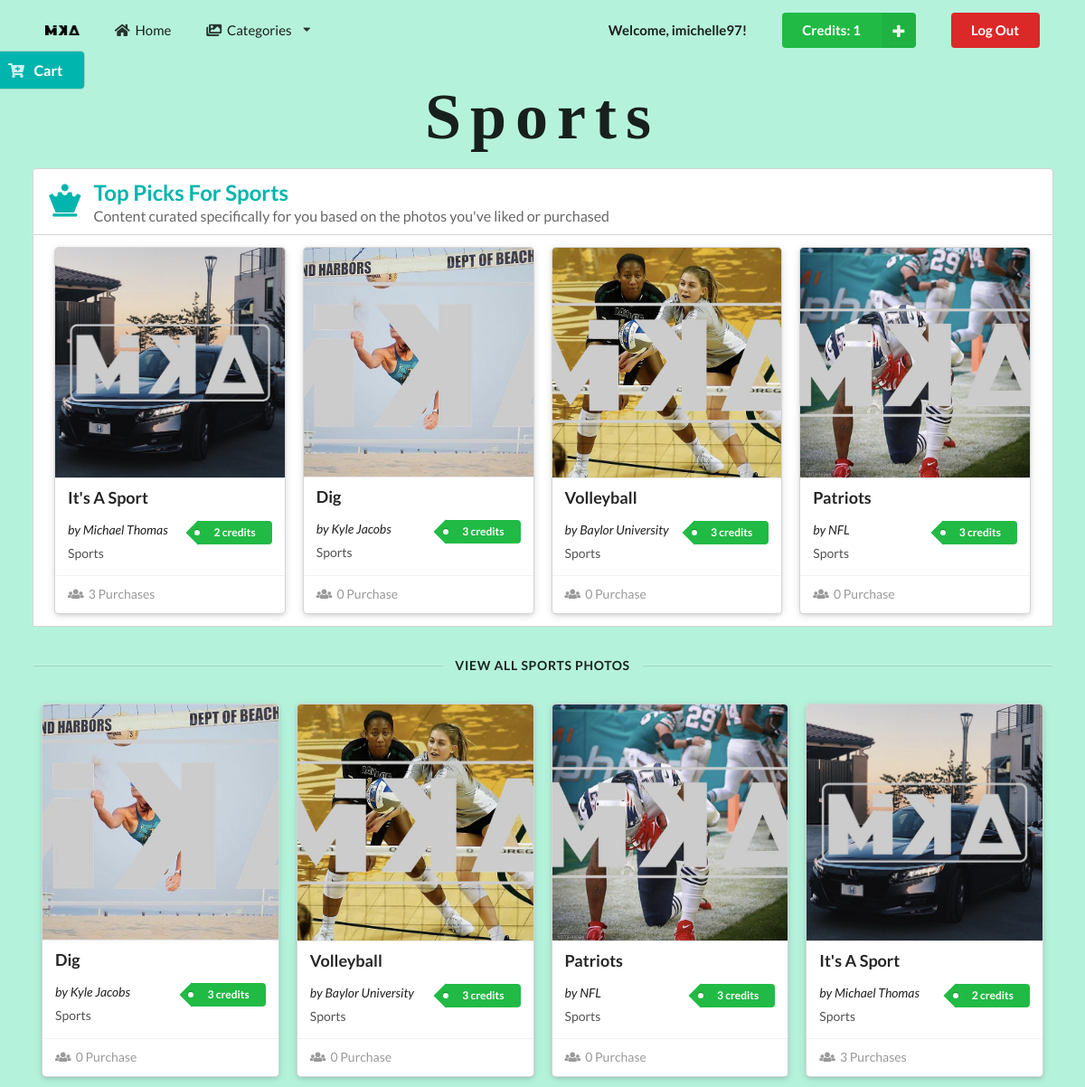
The page /sports.php (signed in) on the database its author committed.
### tables this page shows
CREATE TABLE `customer` (
  `customerID` int(11) NOT NULL,
  `username` varchar(256) DEFAULT NULL,
  `password` varchar(256) DEFAULT NULL,
  `firstName` varchar(256) DEFAULT NULL,
  `lastName` varchar(256) DEFAULT NULL,
  `userType` varchar(128) DEFAULT NULL,
  `credits` int(11) NOT NULL
);

CREATE TABLE `imageInfo` (
  `imageID` int(11) NOT NULL,
  `imageName` varchar(256) DEFAULT NULL,
  `category` varchar(256) DEFAULT NULL,
  `imagePath` varchar(256) DEFAULT NULL,
  `photographer` varchar(256) DEFAULT NULL,
  `credits` int(11) NOT NULL,
  `uploader` varchar(256) DEFAULT NULL,
  `purchases` int(11) DEFAULT NULL
);

### server.php (called while the page is built, shortened)
<?php
	function query($query) {
        $connect = mysqli_connect('localhost', 'mika', 'sesame', 'mika');
        $result = mysqli_query($connect, $query);
        while($row = mysqli_fetch_assoc($result)) {
            $set[] = $row;
        }
        if(!empty($set)) {
            return $set;
        }
	}
?>

### sports.php (the view, shortened to what this page needs)
<?php
    include('server.php');
     $username = $_SESSION['username'];
     $userQuery = "SELECT * FROM customer WHERE username='$username';";
     $userResults = mysqli_query($db, $userQuery);
     if(mysqli_num_rows($userResults) == 1) {
         $user = mysqli_fetch_assoc($userResults);
         $userCredits = $user['credits'];
     }
?>
<!DOCTYPE html>
<html lang="en">
<head>
    <link rel="stylesheet" type="text/css" href="https://cdnjs.cloudflare.com/ajax/libs/semantic-ui/2.3.3/semantic.css">
    <link rel="stylesheet" type="text/css" href="style.css">
</head>
<body>
    <section class="category">
        <div class="pusher">
            <div id="navbar" class="ui container">
                <div class="ui large secondary menu">
                    <div class="logo header item">
                        <img src="assets/images/MikaLogo.png" alt="Logo">
                    </div>
                    <a class="item" href="profile.php">
                        <i class="home icon"></i>
                        Home
                    </a>
                    <div class="ui dropdown item">
                        <i class="images icon"></i>
                        Categories
                        <i class="dropdown icon"></i>
                    </div>
                    <div class="right menu">
                        <div class="ui item">
                            <p><strong>Welcome, <?php echo $_SESSION['username']; ?>!</strong></p>
                        </div>
                        <form method="post" action="sports.php" class="ui item">
                            <button type="submit" name="add_credits"class="ui right labeled icon green button">
                            <i class="plus icon"></i>
                                Credits: <?php echo $userCredits ?>
                            </button>
                        </form>
                        <div class="ui item">
                            <a class="ui negative button" href="gallery.php?action=logout">Log Out</a>
                        </div>
                    </div>
                </div>
            </div>
            <div id="toggle" class="ui sticky teal large launch right attached fixed button">
                <i class="cart plus icon"></i>
                <span class="text">Cart</span>
            </div>
            <div class="ui center aligned header">
                <h1>Sports</h1>
            </div>
            <div id="top-segment" class="ui center aligned container">
                <h2 class="ui teal top attached left aligned header">
                    <i class="chess queen icon"></i>
                    <div class="content">
                        Top Picks For Sports
                        <div class="sub header">
                            Content curated specifically for you based on the photos you've liked or purchased
                        </div>
                    </div>
                </h2>
                <div class="ui raised attached segment">
                    <div class="ui four center aligned doubling stackable container cards">
                        <?php
                            $imagesQuery = "SELECT * FROM imageInfo WHERE category = 'sports' ORDER BY purchases DESC;";
                            $images = $db->query($imagesQuery);
                            if(!empty($images)) {
                                for ($x = 0; $x < 4; $x++) {
                                    $images->data_seek($x);
                                    $row = $images->fetch_array(MYSQLI_ASSOC);
                                    $imageID = $row['imageID'];
                                    $imageName = $row['imageName'];
                                    $category = $row['category'];
                                    $imagePath = $row['imagePath'];
                                    $photographer = $row['photographer'];
                                    $credits = $row['credits'];
                                    $purchases = $row['purchases'];
                                    $creditString = "credit";
                                    $purchaseString = "Purchase";
                                    if ($credits > 1) $creditString = "credits";
                                    if ($purchases > 1) $purchaseString = "Purchases";
                                    ?>
                                    <form method="post" action="sports.php?action=add&imageID=<?php echo $imageID ?>" class="ui column raised card">
                                        <div class="ui blurring dimmable image">
                                            <img src="<?php echo "images/MARKED_".$imagePath; ?>">
                                        </div>
                                        <div class="content">
                                            <h3 class="left aligned header"><?php echo $imageName; ?></h3>
                                            <div class="right floated meta">
                                                <p class="ui green tag label"><?php echo "$credits $creditString"; ?></p>
                                            </div>
                                            <div class="left aligned">
                                                <span><em>by <?php echo $photographer; ?></em></span>
                                            </div>
                                            <div class="left aligned description"><?php echo $category; ?>
                                            </div>
                                        </div>
                                        <div class="extra content">
                                            <span class="left floated">
                                                <i class="users icon"></i>
                                                <?php echo "$purchases $purchaseString"; ?>
                                            </span>
                                        </div>
                                    </form>
                                <?php } ?>
                        <?php } ?>
                    </div>
                </div>
            </div>
            <div class="ui horizontal divider container">
                VIEW ALL SPORTS PHOTOS
            </div>
            <div class="ui four center aligned doubling stackable container cards">
                <?php
                    $imageProduct = query("SELECT * FROM imageInfo WHERE category = 'sports';");
                    if(!empty($imageProduct)) {
                        foreach($imageProduct as $key => $value) {
                            $imageName = $imageProduct[$key]['imageName'];
                            $category = $imageProduct[$key]['category'];
                            $imagePath = $imageProduct[$key]['imagePath'];
                            $photographer = $imageProduct[$key]['photographer'];
                            $credits = $imageProduct[$key]['credits'];
                            $purchases = $imageProduct[$key]['purchases'];
                            $creditString = "credit";
                            $purchaseString = "Purchase";
                            if ($credits > 1) $creditString = "credits";
                            if ($purchases > 1) $purchaseString = "Purchases";
                ?>
                        <form method="post" action="sports.php?action=add&imageID=<?php echo $imageProduct[$key]["imageID"]?>" class="ui column raised card">
                            <div class="ui blurring dimmable image">
                                <img src="<?php echo "images/MARKED_".$imagePath; ?>">
                            </div>
                            <div class="content">
                                <h3 class="left aligned header"><?php echo $imageName ?></h3>
                                <div class="right floated meta">
                                    <p class="ui green tag label"><?php echo "$credits $creditString" ?></p>
                                </div>
                                <div class="left aligned">
                                    <span><em>by <?php echo $photographer ?></em></span>
                                </div>
                                <div class="left aligned description"><?php echo $category ?>
                                </div>
                            </div>
                            <div class="extra content">
                                <span class="left floated">
                                    <i class="users icon"></i>
                                    <?php echo "$purchases $purchaseString" ?>
                                </span>
                            </div>
                        </form>
                <?php
                        }
                    }
                ?>
            </div>
        </div>
    </section>
</body>
</html>

### style.css (style rules this page uses)
h1 { font-family: phosphate; letter-spacing: 10px; font-size: 4em; }
#navbar { padding-top: 10px; }
.category { background-color: #b5f2dc; }
.category .divider { margin: 3% 0; }

### rows shown on the page
customer: credits "1"
imageinfo: imagePath (picture), imageName "It's A Sport", credits "2", credits "credits", photographer "Michael Thomas", category "Sports", purchases "3", purchases "Purchases"
imageinfo: imagePath (picture), imageName "Dig", credits "3", credits "credits", photographer "Kyle Jacobs", category "Sports", purchases "0", purchaseString "Purchase"
imageinfo: imagePath (picture), imageName "Volleyball", credits "3", credits "credits", photographer "Baylor University", category "Sports", purchases "0", purchaseString "Purchase"
imageinfo: imagePath (picture), imageName "Patriots", credits "3", credits "credits", photographer "NFL", category "Sports", purchases "0", purchaseString "Purchase"

### other values the page prints
$_SESSION['username'] "imichelle97"
